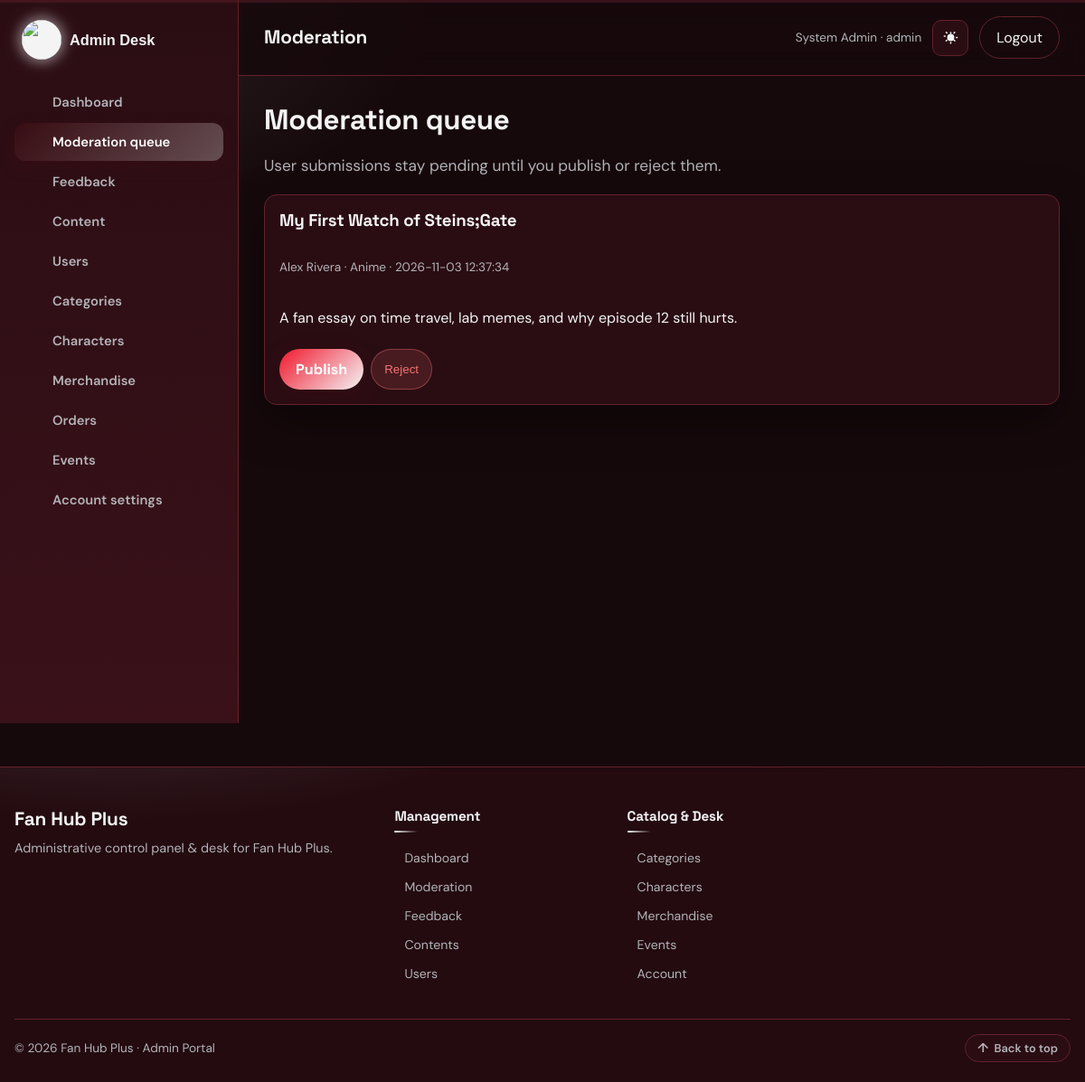
Page /admin/moderation.php (signed in) on the committed database.
### tables this page shows
CREATE TABLE users (
  id INT UNSIGNED AUTO_INCREMENT PRIMARY KEY,
  name VARCHAR(120) NOT NULL,
  email VARCHAR(160) NOT NULL UNIQUE,
  password VARCHAR(255) NOT NULL,
  role ENUM('user','admin') NOT NULL DEFAULT 'user',
  avatar VARCHAR(255) DEFAULT '',
  favorite_categories VARCHAR(255) DEFAULT '',
  theme ENUM('dark','light') NOT NULL DEFAULT 'dark',
  font_size ENUM('sm','md','lg') NOT NULL DEFAULT 'md',
  created_at DATETIME NOT NULL
);

CREATE TABLE contents (
  id INT UNSIGNED AUTO_INCREMENT PRIMARY KEY,
  user_id INT UNSIGNED DEFAULT NULL,
  category_id INT UNSIGNED NOT NULL,
  title VARCHAR(200) NOT NULL,
  slug VARCHAR(220) NOT NULL,
  type ENUM('article','video','audio','explainer') NOT NULL DEFAULT 'article',
  genre VARCHAR(80) DEFAULT '',
  body TEXT,
  media_url VARCHAR(500) DEFAULT '',
  thumbnail VARCHAR(255) DEFAULT '',
  release_year INT DEFAULT NULL,
  popularity_score INT NOT NULL DEFAULT 0,
  featured TINYINT(1) NOT NULL DEFAULT 0,
  views INT NOT NULL DEFAULT 0,
  status ENUM('draft','pending','approved','rejected','published') NOT NULL DEFAULT 'published',
  created_at DATETIME NOT NULL,
  INDEX idx_category (category_id),
  INDEX idx_slug (slug),
  INDEX idx_popularity (popularity_score),
  INDEX idx_year (release_year),
  CONSTRAINT fk_contents_cat FOREIGN KEY (category_id) REFERENCES categories(id),
  CONSTRAINT fk_contents_user FOREIGN KEY (user_id) REFERENCES users(id)
);

CREATE TABLE categories (
  id INT UNSIGNED AUTO_INCREMENT PRIMARY KEY,
  name VARCHAR(80) NOT NULL,
  slug VARCHAR(80) NOT NULL UNIQUE,
  description TEXT,
  icon VARCHAR(40) DEFAULT ''
);

### includes/functions.php (called while the page is built, shortened)
<?php
require_once __DIR__ . '/../config/db.php';
function e($value)
{
    return htmlspecialchars((string) $value, ENT_QUOTES, 'UTF-8');
}
function site_base_path()
{
    static $base_path = null;
    if ($base_path !== null) {
        return $base_path;
    }
    $project_root = realpath(__DIR__ . '/..');
    $document_root = isset($_SERVER['DOCUMENT_ROOT']) ? realpath($_SERVER['DOCUMENT_ROOT']) : false;
    if ($project_root !== false && $document_root !== false) {
        $project_root = str_replace('\\', '/', $project_root);
        $document_root = rtrim(str_replace('\\', '/', $document_root), '/');
        if ($project_root === $document_root) {
            $base_path = '';
        } elseif (strpos($project_root, $document_root . '/') === 0) {
            $base_path = substr($project_root, strlen($document_root));
        } else {
            $base_path = '';
        }
        return $base_path;
    }
    $script_name = isset($_SERVER['SCRIPT_NAME']) ? str_replace('\\', '/', $_SERVER['SCRIPT_NAME']) : '';
    $admin_position = strpos($script_name, '/admin/');
    $base_path = $admin_position === false ? dirname($script_name) : substr($script_name, 0, $admin_position);
    $base_path = $base_path === '/' || $base_path === '.' ? '' : rtrim($base_path, '/');
    return $base_path;
}
function site_url($path = '')
{
    $path = (string) $path;
    $base_path = site_base_path();
    $absolute_path = '/' . ltrim($path, '/');
    return $base_path . $absolute_path;
}
function db_query($sql)
{
    global $conn;
    try {
        $result = mysqli_query($conn, $sql);
        return $result;
    } catch (\Throwable $e) {
        return false;
    }
}
function db_all($sql)
{
    $result = db_query($sql);
    $rows = array();
    if ($result) {
        while ($row = mysqli_fetch_assoc($result)) {
            $rows[] = $row;
        }
    }
    return $rows;
}
function db_one($sql)
{
    $rows = db_all($sql);
    if (count($rows) > 0) {
        return $rows[0];
    }
    return null;
}
function current_user()
{
    $id = (int) $_SESSION['user_id'];
    return db_one("SELECT * FROM users WHERE id = $id LIMIT 1");
}
    ?>

### admin/moderation.php (the view, shortened to what this page needs)
<?php
require_once __DIR__ . '/../includes/functions.php';
$pending = db_all("SELECT contents.*, users.name AS author, categories.name AS category_name FROM contents LEFT JOIN users ON users.id = contents.user_id JOIN categories ON categories.id = contents.category_id WHERE contents.status = 'pending' ORDER BY contents.created_at ASC");
$page_title = 'Moderation';
$active = 'moderation';
require __DIR__ . '/../includes/admin_header.php';
?>
        <h2 style="margin-top:0">Moderation queue</h2>
        <p class="lede">User submissions stay pending until you publish or reject them.</p>
        <?php foreach ($pending as $item) { ?>
            <article class="card card-body" style="margin-bottom:16px">
                <h3><?php echo e($item['title']); ?></h3>
                <p class="meta"><?php echo e($item['author']); ?> · <?php echo e($item['category_name']); ?> · <?php echo e($item['created_at']); ?></p>
                <p><?php echo nl2br(e($item['body'])); ?></p>
                <form method="post" style="display:flex;gap:8px">
                    <button class="btn" name="action" value="approve">Publish</button>
                    <button class="btn-danger" name="action" value="reject">Reject</button>
                </form>
            </article>
        <?php } ?>
<?php require __DIR__ . '/../includes/admin_footer.php'; ?>

### includes/admin_header.php (shortened to what this page needs)
<?php
require_once __DIR__ . '/functions.php';
$user = current_user();
$page_title = isset($page_title) ? $page_title : 'Admin';
$active = isset($active) ? $active : '';
$theme = 'dark';
$admin_links = array(
    array('key' => 'dashboard', 'href' => site_url('/admin/index.php'), 'label' => 'Dashboard'),
    array('key' => 'moderation', 'href' => site_url('/admin/moderation.php'), 'label' => 'Moderation queue'),
    array('key' => 'feedback', 'href' => site_url('/admin/feedback.php'), 'label' => 'Feedback'),
    array('key' => 'contents', 'href' => site_url('/admin/contents.php'), 'label' => 'Content'),
    array('key' => 'users', 'href' => site_url('/admin/users.php'), 'label' => 'Users'),
    array('key' => 'categories', 'href' => site_url('/admin/categories.php'), 'label' => 'Categories'),
    array('key' => 'characters', 'href' => site_url('/admin/characters.php'), 'label' => 'Characters'),
    array('key' => 'merch', 'href' => site_url('/admin/merch.php'), 'label' => 'Merchandise'),
    array('key' => 'orders', 'href' => site_url('/admin/orders.php'), 'label' => 'Orders'),
    array('key' => 'events', 'href' => site_url('/admin/events.php'), 'label' => 'Events'),
    array('key' => 'account', 'href' => site_url('/admin/account.php'), 'label' => 'Account settings'),
);
$admin_icons = array(
    'dashboard' => '<path d="M4 13h6V4H4v9Zm0 7h6v-5H4v5Zm10 0h6V11h-6v9Zm0-16v5h6V4h-6Z"/>',
    'moderation' => '<path d="M12 3 4 6v6c0 4.6 3.2 8.6 8 9.9 4.8-1.3 8-5.3 8-9.9V6l-8-3Zm-1.2 12.4-3.2-3.2 1.4-1.4 1.8 1.8 4.4-4.4 1.4 1.4-5.8 5.8Z"/>',
    'feedback' => '<path d="M4 4h16v12H8l-4 4V4Zm4 4v2h8V8H8Zm0 4v2h5v-2H8Z"/>',
    'contents' => '<path d="M6 3h9l5 5v13a1 1 0 0 1-1 1H6a1 1 0 0 1-1-1V4a1 1 0 0 1 1-1Zm8 1.5V9h4.5L14 4.5ZM8 13h8v1.6H8V13Zm0 3.4h8V18H8v-1.6ZM8 9.6h4v1.6H8V9.6Z"/>',
    'users' => '<path d="M12 12a4.5 4.5 0 1 0 0-9 4.5 4.5 0 0 0 0 9Zm0 2c-4 0-8 2-8 5v2h16v-2c0-3-4-5-8-5Z"/>',
    'categories' => '<path d="M4 4h7v7H4V4Zm9 0h7v7h-7V4ZM4 13h7v7H4v-7Zm9 0h7v7h-7v-7Z"/>',
    'characters' => '<path d="M12 2a5 5 0 0 1 5 5c0 2-1.1 3.6-2.7 4.5l.2 1.4 4 1.5c1 .4 1.5 1.2 1.5 2.2V20H8v-3.4c0-1 .6-1.8 1.5-2.2l4-1.5.2-1.4C12.1 10.6 11 9 11 7a5 5 0 0 1 1-3Z"/>',
    'merch' => '<path d="M7 4h10l1.5 3H5.5L7 4Zm-2 4h14l-1 12H6L5 8Zm5 3v6h4v-6h-4Z"/>',
    'orders' => '<path d="M7 18c-1.1 0-1.99.9-1.99 2S5.9 22 7 22s2-.9 2-2-.9-2-2-2zM1 2v2h2l3.6 7.59-1.35 2.45c-.16.28-.25.61-.25.96 0 1.1.9 2 2 2h12v-2H7.42c-.14 0-.25-.11-.25-.25l.03-.12.9-1.63h7.45c.75 0 1.41-.41 1.75-1.03l3.58-6.49A1.003 1.003 0 0 0 20 4H5.21l-.94-2H1zm16 16c-1.1 0-1.99.9-1.99 2s.89 2 1.99 2 2-.9 2-2-.9-2-2-2z"/>',
    'events' => '<path d="M7 2v2H5a2 2 0 0 0-2 2v2h18V6a2 2 0 0 0-2-2h-2V2h-2v2H9V2H7ZM3 10v9a2 2 0 0 0 2 2h14a2 2 0 0 0 2-2v-9H3Zm4 3h4v4H7v-4Z"/>',
    'account' => '<path d="M12 12a4.5 4.5 0 1 0 0-9 4.5 4.5 0 0 0 0 9Zm0 2c-4.4 0-8 2.2-8 5v2h16v-2c0-2.8-3.6-5-8-5Z"/>',
);
?>
<!DOCTYPE html>
<html lang="en" data-theme="<?php echo e($theme); ?>" data-font="md">
<head>
    <link rel="stylesheet" href="<?php echo e(site_url('/assets/css/app.css?v=' . filemtime(__DIR__ . '/../assets/css/app.css'))); ?>">
</head>
<body class="admin-body" id="top">
<div class="admin-shell">
    <aside class="admin-sidebar" id="adminSidebar">
        <a class="brand" href="<?php echo e(site_url('/admin/index.php')); ?>">
            <img class="brand-mark" src="<?php echo e(site_url('/assets/images/logo1.png')); ?>" alt="">
            <span>Admin <em>Desk</em></span>
        </a>
        <nav aria-label="Admin navigation">
            <?php foreach ($admin_links as $link) { ?>
                <a href="<?php echo e($link['href']); ?>" class="<?php echo $active === $link['key'] ? 'active' : ''; ?>">
                    <svg viewBox="0 0 24 24" fill="currentColor" aria-hidden="true"><?php echo $admin_icons[$link['key']]; ?></svg>
                    <span><?php echo e($link['label']); ?></span>
                </a>
            <?php } ?>
        </nav>
    </aside>
    <div class="admin-main">
        <header class="admin-topbar">
            <h1 class="admin-topbar-title"><?php echo e($page_title); ?></h1>
            <div class="who">
                <span class="meta"><?php echo e($user['name']); ?> · <?php echo e($user['role']); ?></span>
                <button type="button" class="icon-btn" id="themeToggle" aria-label="Switch to light theme" title="Toggle theme" aria-pressed="false">
                </button>
                <a class="btn-ghost" href="<?php echo e(site_url('/logout.php')); ?>">Logout</a>
            </div>
        </header>
        <main class="admin-page">

### rows in the picture
users: name "System Admin", role "admin"
contents: title "My First Watch of Steins;Gate", user.name "Alex Rivera", category.name "Anime", created_at "2026-11-03 12:37:34", body "A fan essay on time travel, lab memes, and why episode 12 still hurts."

### other values in the picture
$link['label'] "Dashboard"
$link['label'] "Moderation queue"
$link['label'] "Feedback"
$link['label'] "Content"
$link['label'] "Users"
$link['label'] "Categories"
$link['label'] "Characters"
$link['label'] "Merchandise"
$link['label'] "Orders"
$link['label'] "Events"
$link['label'] "Account settings"
$page_title "Moderation"
